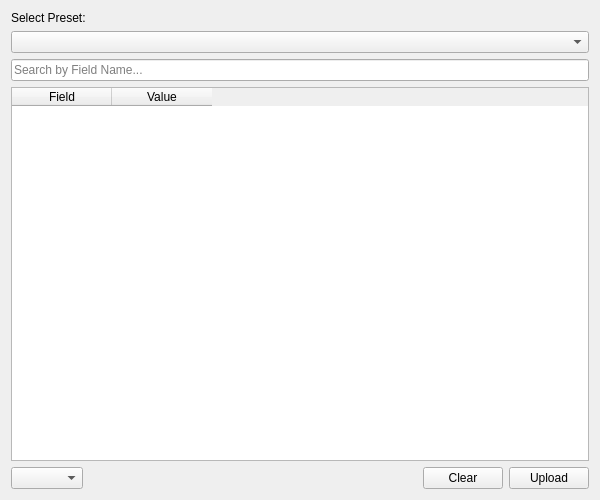
<?xml version="1.0" encoding="UTF-8"?>

<!--
#
# Copyright (c) 2024 HERE Europe B.V.
#
# SPDX-License-Identifier: MIT
# License-Filename: LICENSE
#
-->

<ui version="4.0">
 <class>EditMapDialog</class>
 <widget class="QDialog" name="EditMapDialog">
  <property name="geometry">
   <rect>
    <x>0</x>
    <y>0</y>
    <width>600</width>
    <height>500</height>
   </rect>
  </property>
  <property name="windowTitle">
   <string>Edit Map</string>
  </property>
  <layout class="QVBoxLayout" name="verticalLayout">
   <!-- layer selection -->
   <item>
    <widget class="QLabel" name="presetLabel">
     <property name="text">
      <string>Select Preset:</string>
     </property>
    </widget>
   </item>
   <item>
    <widget class="QComboBox" name="presetDropdown"/>
   </item>
   <!-- Search Bar -->
   <item>
    <widget class="QLineEdit" name="search_bar">
     <property name="placeholderText">
      <string>Search by Field Name...</string>
     </property>
     <property name="clearButtonEnabled">
      <bool>true</bool>
     </property>
    </widget>
   </item>

   <!-- Table -->
   <item>
    <widget class="QTableWidget" name="tableWidget">
     <property name="selectionMode">
      <enum>QAbstractItemView::SingleSelection</enum>
     </property>
     <column>
      <property name="text">
       <string>Field</string>
      </property>
     </column>
     <column>
      <property name="text">
       <string>Value</string>
      </property>
     </column>
    </widget>
   </item>

   <!-- Bottom Layout -->
   <item>
    <layout class="QHBoxLayout" name="bottomLayout">
     <!-- Feature Selector Dropdown -->
     <item>
      <widget class="QComboBox" name="feature_selector"/>
     </item>

     <!-- Spacer -->
     <item>
      <spacer name="horizontalSpacer">
       <property name="orientation">
        <enum>Qt::Horizontal</enum>
       </property>
       <property name="sizeType">
        <enum>QSizePolicy::Expanding</enum>
       </property>
       <property name="sizeHint" stdset="0">
        <size>
         <width>20</width>
         <height>20</height>
        </size>
       </property>
      </spacer>
     </item>

     <item>
      <widget class="QPushButton" name="clearButton">
       <property name="text">
        <string>Clear</string>
       </property>
       <property name="autoDefault">
        <bool>false</bool>
       </property>
      </widget>
     </item>
     <item>
      <widget class="QPushButton" name="uploadButton">
       <property name="text">
        <string>Upload</string>
       </property>
       <property name="autoDefault">
        <bool>false</bool>
       </property>
      </widget>
     </item>
    </layout>
   </item>
  </layout>
 </widget>
 <resources/>
 <connections/>
</ui>
